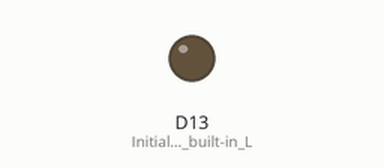
This sketch was run on a simulated Arduino Nano 33 IoT. Parts: output pins drawn as LEDs (lit = HIGH). Random numbers use the default seed unless the sketch sets one; nothing arrives over Bluetooth unless stated; a phone connects over Bluetooth LE 3 s after start; what the sketch prints to the serial monitor is not drawn.

Above: at 0.1 s.
At 3.1 s:
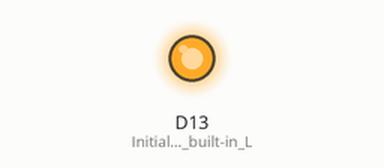
Timing chart, 0 to 4.6 s (numbered marks = the images above):
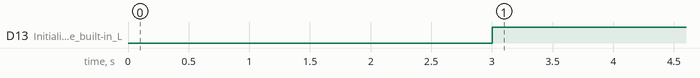

The sketch:

ble_temperature_sensor.ino
```cpp
/*
code based on: https://programmaticponderings.com/2020/08/04/getting-started-with-bluetooth-low-energy-ble-and-generic-attribute-profile-gatt-specification-for-iot/
*/

#include <ArduinoBLE.h>

const int UPDATE_FREQUENCY = 2000;      // Update frequency in ms
const float CALIBRATION_FACTOR = -4.0;  // Temperature calibration factor (Celsius)

int previousTemperature = 0;
long previousMillis = 0;  // last time readings were checked, in ms

BLEService environmentService("181A");  // Standard Environmental Sensing service
BLEIntCharacteristic tempCharacteristic("2A6E", BLERead | BLENotify);  // Standard 16-bit Temperature characteristic

void setup()
{
    Serial.begin(9600); // Initialize serial communication
    while (!Serial)
        ; // only when connected to laptop

    randomSeed(analogRead(0));    // initialize pseudo-random number generator
    pinMode(LED_BUILTIN, OUTPUT); // Initialize the built-in LED pin
    if (!BLE.begin())
    { // initialize BLE
        Serial.println("starting BLE failed!");
        while (1)
            ;
    }
\
    BLE.setDeviceName("Team 16 Temp Sensor");
    BLE.setLocalName("Team 16 Temp Sensor");   // Set name for connection
    BLE.setAppearance(0x0543);  // sets appearance as 'Temperature Sensor'
    BLE.setAdvertisedService(environmentService);             // Advertise environment service
    environmentService.addCharacteristic(tempCharacteristic); // Add temperature characteristic

    BLE.addService(environmentService); // Add environment service
    tempCharacteristic.setValue(0);     // Set initial temperature value
    BLE.advertise();                    // Start advertising

    Serial.print("Peripheral device MAC: ");
    Serial.println(BLE.address());

    Serial.print("Advertised Service UUID: ");
    Serial.println(environmentService.uuid());

    Serial.print("Advertised Service UUID: ");
    Serial.println(environmentService.uuid());

    Serial.println("Waiting for connections…");
}

void loop()
{
    BLEDevice central = BLE.central(); // Wait for a BLE central to connect

    // If central is connected to peripheral
    if (central)
    {
        Serial.print("Connected to central MAC: ");
        Serial.println(central.address()); // Central's BT address:

        digitalWrite(LED_BUILTIN, HIGH); // Turn on the LED to indicate the connection

        while (central.connected())
        {
            long currentMillis = millis();
            // After UPDATE_FREQUENCY ms have passed, check temperature & humidity
            if (currentMillis - previousMillis >= UPDATE_FREQUENCY)
            {
                previousMillis = currentMillis;
                updateReadings();
            }
        }

        digitalWrite(LED_BUILTIN, LOW); // When the central disconnects, turn off the LED
        Serial.print("Disconnected from central MAC: ");
        Serial.println(central.address());
    }
}

int getTemperature(float calibration)
{
    // Get calibrated temperature as signed 16-bit int for BLE characteristic
    // return (int) (HTS.readTemperature() * 100) + (int) (calibration * 100);
    return random(30, 36);
}

void updateReadings()
{
    int temperature = getTemperature(CALIBRATION_FACTOR);

    if (temperature != previousTemperature)
    { // If reading has changed
        Serial.print("Temperature: ");
        Serial.println(temperature);
        tempCharacteristic.writeValue(temperature); // Update characteristic
        previousTemperature = temperature;          // Save value
    }
}
```

Measured:
- by itself, D13 (Initialize_the_built-in_L): LOW → HIGH at 3.0 s
